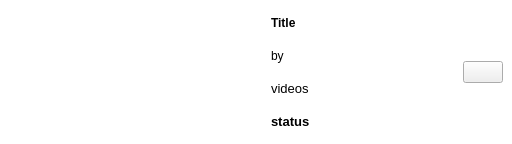
<?xml version="1.0" encoding="UTF-8"?>
<ui version="4.0">
 <class>PlaylistEntryItem</class>
 <widget class="QWidget" name="PlaylistEntryItem">
  <property name="geometry">
   <rect>
    <x>0</x>
    <y>0</y>
    <width>512</width>
    <height>144</height>
   </rect>
  </property>
  <property name="windowTitle">
   <string>Form</string>
  </property>
  <property name="styleSheet">
   <string notr="true">QWidget#PlaylistEntryItem{
	background-color: transparent;
}</string>
  </property>
  <layout class="QHBoxLayout" name="horizontalLayout">
   <property name="spacing">
    <number>0</number>
   </property>
   <property name="leftMargin">
    <number>0</number>
   </property>
   <property name="topMargin">
    <number>0</number>
   </property>
   <property name="rightMargin">
    <number>0</number>
   </property>
   <property name="bottomMargin">
    <number>0</number>
   </property>
   <item>
    <widget class="QLabel" name="statusLabel">
     <property name="sizePolicy">
      <sizepolicy hsizetype="Preferred" vsizetype="Expanding">
       <horstretch>0</horstretch>
       <verstretch>0</verstretch>
      </sizepolicy>
     </property>
     <property name="minimumSize">
      <size>
       <width>6</width>
       <height>0</height>
      </size>
     </property>
     <property name="maximumSize">
      <size>
       <width>6</width>
       <height>16777215</height>
      </size>
     </property>
     <property name="text">
      <string/>
     </property>
    </widget>
   </item>
   <item>
    <widget class="RemotePixmapLabel2" name="thumbnail">
     <property name="minimumSize">
      <size>
       <width>256</width>
       <height>144</height>
      </size>
     </property>
     <property name="text">
      <string/>
     </property>
    </widget>
   </item>
   <item>
    <widget class="QWidget" name="widget_2" native="true">
     <property name="sizePolicy">
      <sizepolicy hsizetype="Expanding" vsizetype="Expanding">
       <horstretch>0</horstretch>
       <verstretch>0</verstretch>
      </sizepolicy>
     </property>
     <property name="styleSheet">
      <string notr="true">QWidget#widget_2{
	 background-image:url(:/icons/texture.png);
}
</string>
     </property>
     <layout class="QHBoxLayout" name="horizontalLayout_4">
      <property name="leftMargin">
       <number>0</number>
      </property>
      <property name="topMargin">
       <number>0</number>
      </property>
      <property name="rightMargin">
       <number>0</number>
      </property>
      <property name="bottomMargin">
       <number>0</number>
      </property>
      <item>
       <widget class="QWidget" name="widget" native="true">
        <property name="sizePolicy">
         <sizepolicy hsizetype="Expanding" vsizetype="Preferred">
          <horstretch>0</horstretch>
          <verstretch>0</verstretch>
         </sizepolicy>
        </property>
        <layout class="QHBoxLayout" name="horizontalLayout_2">
         <property name="leftMargin">
          <number>9</number>
         </property>
         <property name="topMargin">
          <number>9</number>
         </property>
         <property name="rightMargin">
          <number>0</number>
         </property>
         <property name="bottomMargin">
          <number>9</number>
         </property>
         <item>
          <layout class="QVBoxLayout" name="verticalLayout_2">
           <item>
            <widget class="ElidedLabel" name="title">
             <property name="font">
              <font>
               <weight>75</weight>
               <bold>true</bold>
              </font>
             </property>
             <property name="text">
              <string>Title</string>
             </property>
            </widget>
           </item>
           <item>
            <widget class="QLabel" name="by">
             <property name="sizePolicy">
              <sizepolicy hsizetype="Ignored" vsizetype="Preferred">
               <horstretch>0</horstretch>
               <verstretch>0</verstretch>
              </sizepolicy>
             </property>
             <property name="text">
              <string>by</string>
             </property>
            </widget>
           </item>
           <item>
            <widget class="QLabel" name="videos">
             <property name="sizePolicy">
              <sizepolicy hsizetype="Ignored" vsizetype="Preferred">
               <horstretch>0</horstretch>
               <verstretch>0</verstretch>
              </sizepolicy>
             </property>
             <property name="font">
              <font>
               <pointsize>10</pointsize>
               <italic>false</italic>
              </font>
             </property>
             <property name="text">
              <string>videos</string>
             </property>
            </widget>
           </item>
           <item>
            <widget class="QLabel" name="status">
             <property name="sizePolicy">
              <sizepolicy hsizetype="Ignored" vsizetype="Preferred">
               <horstretch>0</horstretch>
               <verstretch>0</verstretch>
              </sizepolicy>
             </property>
             <property name="font">
              <font>
               <pointsize>10</pointsize>
               <weight>75</weight>
               <bold>true</bold>
              </font>
             </property>
             <property name="text">
              <string>status</string>
             </property>
            </widget>
           </item>
          </layout>
         </item>
        </layout>
       </widget>
      </item>
      <item>
       <layout class="QVBoxLayout" name="verticalLayout">
        <property name="topMargin">
         <number>9</number>
        </property>
        <property name="rightMargin">
         <number>9</number>
        </property>
        <property name="bottomMargin">
         <number>9</number>
        </property>
        <item>
         <widget class="QPushButton" name="menuButton">
          <property name="sizePolicy">
           <sizepolicy hsizetype="Maximum" vsizetype="Fixed">
            <horstretch>0</horstretch>
            <verstretch>0</verstretch>
           </sizepolicy>
          </property>
          <property name="text">
           <string/>
          </property>
          <property name="icon">
           <iconset resource="../icons.qrc">
            <normaloff>:/icons/menu-line.png</normaloff>:/icons/menu-line.png</iconset>
          </property>
         </widget>
        </item>
       </layout>
      </item>
     </layout>
    </widget>
   </item>
  </layout>
 </widget>
 <customwidgets>
  <customwidget>
   <class>ElidedLabel</class>
   <extends>QLabel</extends>
   <header>elidedlabel.h</header>
  </customwidget>
  <customwidget>
   <class>RemotePixmapLabel2</class>
   <extends>QLabel</extends>
   <header>remotepixmaplabel2.h</header>
  </customwidget>
 </customwidgets>
 <resources>
  <include location="../icons.qrc"/>
 </resources>
 <connections/>
</ui>
